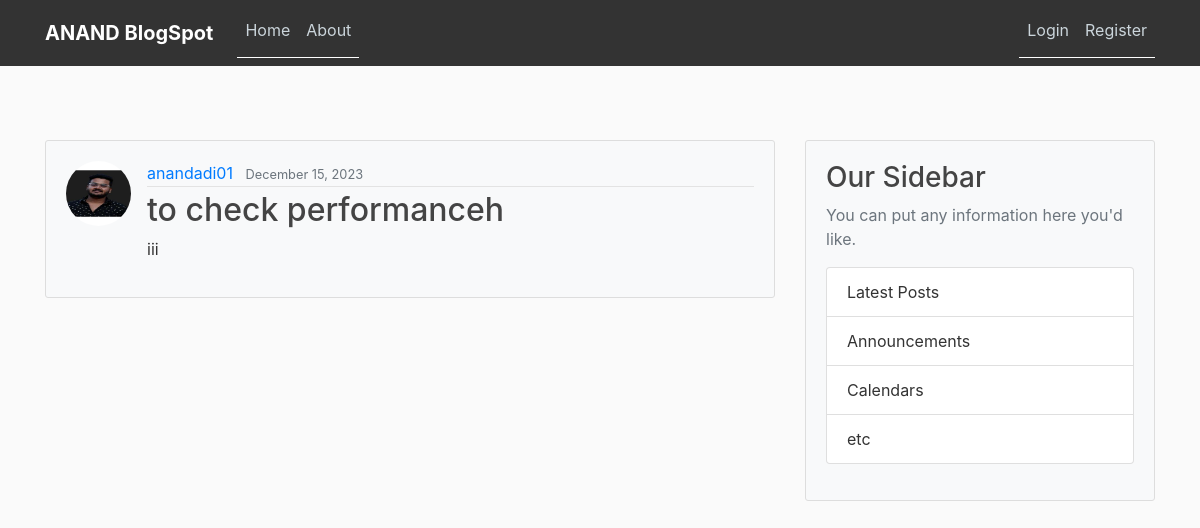
Page /post/49/ on the committed database.
### blog/models.py (models this page shows, shortened)
class Post(models.Model):
	title = models.CharField(max_length=100)
	content = models.TextField()
	date_posted = models.DateTimeField(default=timezone.now)
	author = models.ForeignKey(User, on_delete=models.CASCADE)

### users/models.py (models this page shows, shortened)
class Profile(models.Model):
	user = models.OneToOneField(User, on_delete=models.CASCADE)
	image = models.ImageField(default='default.jpg', upload_to='profile_pics')

### blog/views.py (the view)
# urls.py: path('post/<int:pk>/', PostDetailView.as_view(), name='post-detail'),
class PostDetailView(DetailView):
	model = Post

### blog/templates/blog/post_detail.html (shortened to what this page needs)
{% extends "blog/base.html" %}
{% block content %}
	<article class="media content-section">
		<img class="rounded-circle article-img" src="{{ object.author.profile.image.url }}">
	  <div class="media-body">
	    <div class="article-metadata">
	      <a class="mr-2" href="{% url 'user-posts' object.author.username %}">{{ object.author }}</a>
	      <small class="text-muted">{{ object.date_posted|date:"F d, Y" }}</small>
	    </div>
	    <h2 class="article-title">{{ object.title }}</h2>
	    <p class="article-content">{{ object.content }}</p>
	  </div>
	</article>
{% endblock content %}

### blog/static/blog/main.css (style rules this page uses)
body { background: #fafafa; color: #333333; margin-top: 5rem; }
h1, h2, h3, h4, h5, h6 { color: #444444; }
.content-section { background: #ffffff; padding: 10px 20px; border: 1px solid #dddddd; border-radius: 3px; margin-bottom: 20px; }
.article-title { color: #444444; }
.article-content { white-space: pre-line; }
.article-img { height: 65px; width: 65px; margin-right: 16px; }
.article-metadata { padding-bottom: 1px; margin-bottom: 4px; border-bottom: 1px solid #e3e3e3 }

### blog/templates/blog/base.html (style rules this page uses)
body { padding-top: 60px; }
.content-section { background-color: #f8f9fa; padding: 20px; margin-bottom: 20px; }

### rows in the picture
Post: author.profile.image (picture), author "anandadi01", date_posted "December 15, 2023", title "to check performanceh", content "iii"
